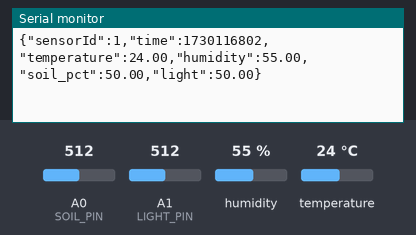
Simulated run of this sketch. Board: Arduino Uno, built with avr-gcc and run on an emulated ATmega328P. Parts: the last lines printed to the serial monitor. The test bench sets the inputs (shaded band); at power-on: humidity 55 %, A0 (SOIL_PIN) = 512, A1 (LIGHT_PIN) = 512, temperature 24 °C.

Above: at 3.2 s.
3.3 s: humidity set to 22 %
At 7.6 s:
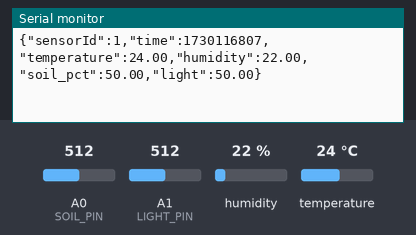
8.9 s: A0 (SOIL_PIN) set to 716
At 13.1 s:
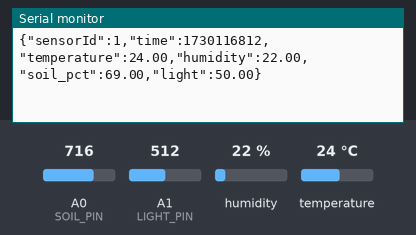
14.5 s: A1 (LIGHT_PIN) set to 716
At 18.5 s:
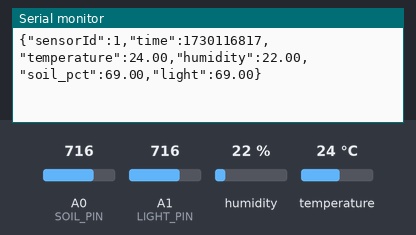
20.1 s: temperature set to 12 °C
At 22.7 s:
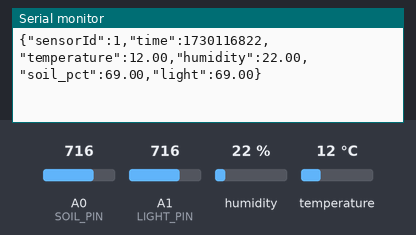
25.7 s: A0 (SOIL_PIN) set to 992
At 28.1 s:
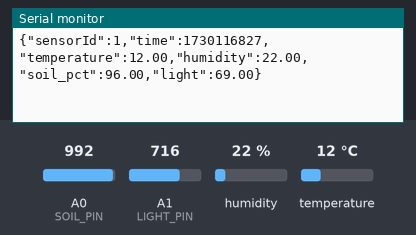
31.3 s: A1 (LIGHT_PIN) set to 992
At 33.6 s:
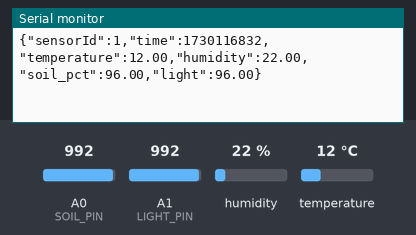
Timing chart, 0 to 35.1 s (numbered marks = the images above; inputs shaded):
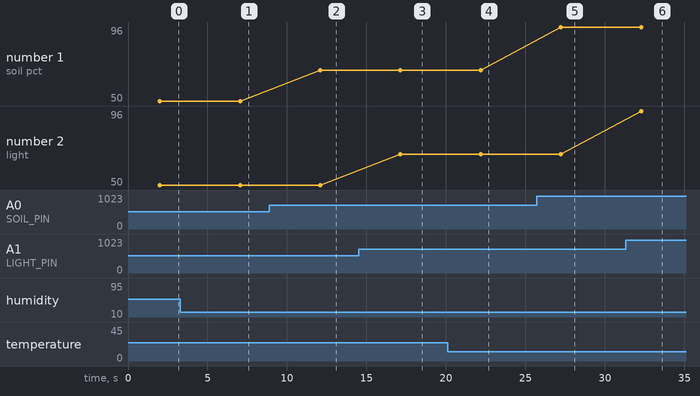

Measured:
- after the input at 3.3 s, the serial monitor: prints a new line after 3.8 s (image 1)
- after the input at 8.9 s, the serial monitor: prints a new line after 3.2 s (image 2)
- after the input at 14.5 s, the serial monitor: prints a new line after 2.6 s (image 3)
- after the input at 20.1 s, the serial monitor: prints a new line after 2.1 s (image 4)
- after the input at 25.7 s, the serial monitor: prints a new line after 1.5 s (image 5)
- after the input at 31.3 s, the serial monitor: prints a new line after 0.97 s (image 6)
- plotted number 1: 50 → 69 after the input at 8.9 s, 69 → 96 after the input at 25.7 s

The sketch:

arduino_fixed.ino
```cpp
/*
 * Arduino SmartFarm - PHIÊN BẢN SỬA LỖI
 * Sửa: Gửi Unix timestamp thay vì millis()
 */

#include <DHT.h>

#define DHTPIN 2
#define DHTTYPE DHT22
DHT dht(DHTPIN, DHTTYPE);

#define SOIL_PIN A0
#define LIGHT_PIN A1

// QUAN TRỌNG: Thay đổi base_time thành thời gian hiện tại
// Unix timestamp hiện tại: https://www.unixtimestamp.com/
// Ví dụ: 28/10/2025 12:00:00 = 1730116800
unsigned long base_time = 1730116800;  // ← THAY ĐỔI GIÁ TRỊ NÀY!

void setup() {
  Serial.begin(9600);
  dht.begin();

  // Đợi 2 giây để DHT ổn định
  delay(2000);
}

void loop() {
  // Đọc cảm biến
  float temp = dht.readTemperature();
  float humidity = dht.readHumidity();
  int soilRaw = analogRead(SOIL_PIN);
  int lightRaw = analogRead(LIGHT_PIN);

  // Kiểm tra lỗi DHT
  if (isnan(temp) || isnan(humidity)) {
    Serial.println("{\"error\":\"DHT read failed\"}");
    delay(5000);
    return;
  }

  // Chuyển đổi sang %
  float soil_pct = map(soilRaw, 0, 1023, 0, 100);
  float light_pct = map(lightRaw, 0, 1023, 0, 100);

  // Tính Unix timestamp = base_time + số giây từ khi khởi động
  unsigned long current_time = base_time + (millis() / 1000);

  // Xuất JSON
  Serial.print("{");
  Serial.print("\"sensorId\":1,");
  Serial.print("\"time\":");
  Serial.print(current_time);  // ← Unix timestamp thật
  Serial.print(",\"temperature\":");
  Serial.print(temp, 2);
  Serial.print(",\"humidity\":");
  Serial.print(humidity, 2);
  Serial.print(",\"soil_pct\":");
  Serial.print(soil_pct, 2);
  Serial.print(",\"light\":");
  Serial.print(light_pct, 2);
  Serial.println("}");

  delay(5000);  // Gửi mỗi 5 giây
}
```
